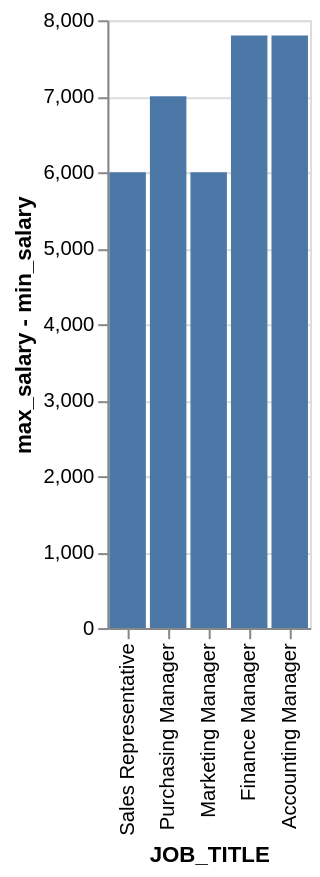

Source (Vega-Lite JSON):
### Vega-Lite specification from a JSON file in a GitHub repository (floating-point values rounded to 4 significant figures)
{"data": {"values": [{"x_data": "Sales Representative", "y_data": 6000}, {"x_data": "Purchasing Manager", "y_data": 7000}, {"x_data": "Marketing Manager", "y_data": 6000}, {"x_data": "Finance Manager", "y_data": 7800}, {"x_data": "Accounting Manager", "y_data": 7800}]}, "mark": "bar", "encoding": {"x": {"field": "x_data", "type": "nominal", "title": "JOB_TITLE", "sort": "descending"}, "y": {"field": "y_data", "type": "quantitative", "title": "max_salary - min_salary"}}}
